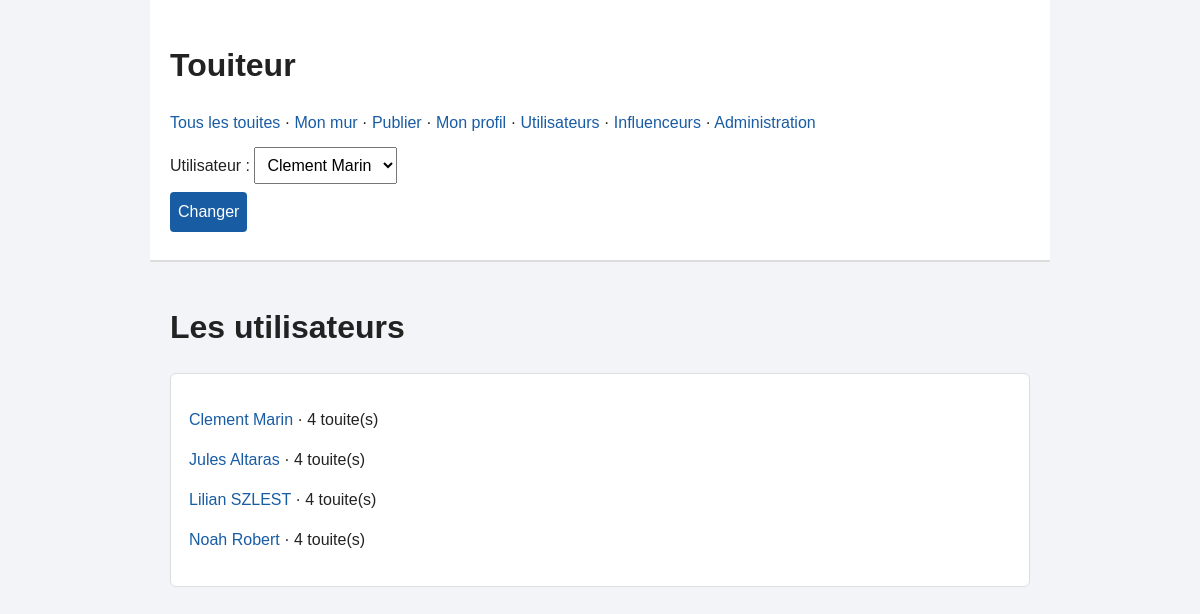
/?action=users, run on the app's committed database.
### tables this page shows
CREATE TABLE UTILISATEUR (
    id_utilisateur INT,
    nom VARCHAR(50),
    prenom VARCHAR(50),
    email VARCHAR(100),
    nb_touites INT DEFAULT 0,

    CONSTRAINT pk_utilisateur PRIMARY KEY (id_utilisateur),
    CONSTRAINT uq_utilisateur_email UNIQUE (email)
);

### index.php (called while the page is built, shortened)
<?php
$dispatcher = new Dispatcher();
$dispatcher->run();

### classes/config/Connexion.php (called while the page is built, shortened)
<?php
class Connexion
{
    private static ?\PDO $pdo = null;
    public static function obtenir(): ?\PDO
    {
        if (self::$pdo !== null) {
            return self::$pdo;
        }
        $config = parse_ini_file(__DIR__ . '/touiteur.ini');
        $dsn = 'mysql:host=' . $config['host'] . ';port=' . $config['port'];
        $dsn .= ';dbname=' . $config['database'] . ';charset=utf8mb4';
        try {
            $pdo = new \PDO($dsn, $config['username'], $config['password']);
            $pdo->setAttribute(\PDO::ATTR_ERRMODE, \PDO::ERRMODE_EXCEPTION);
            $pdo->setAttribute(\PDO::ATTR_DEFAULT_FETCH_MODE, \PDO::FETCH_ASSOC);
            foreach (['TAG', 'IMAGE', 'SUIVRE', 'ABONNEMENT_TAG', 'TOUITE_TAG'] as $table) {
                $pdo->query('SELECT * FROM ' . $table . ' LIMIT 1');
            }
            $pdo->query('SELECT * FROM TOUITE LIMIT 1');
            $pdo->exec("SET time_zone = '" . date('P') . "'");
            self::$pdo = $pdo;
            return $pdo;
        } catch (\PDOException $e) {
            die('Erreur BDD : ' . htmlspecialchars($e->getMessage()));
        }
    }
}

### classes/repository/Repository.php (called while the page is built, shortened)
<?php
class Repository
{
    public function __construct()
    {
        $this->pdo = Connexion::obtenir();
    }
}

### classes/repository/UtilisateurRepository.php (called while the page is built, shortened)
<?php
class UtilisateurRepository extends Repository {
    public function tous(): array {
        $sql     = 'SELECT id_utilisateur FROM UTILISATEUR ORDER BY prenom, nom';
        $requete = $this->pdo->prepare($sql);
        $requete->execute();
        $lignes = $requete->fetchAll();
        $resultat = [];
        foreach ($lignes as $ligne) {
            $resultat[] = $this->trouver($ligne['id_utilisateur']);
        }
        return $resultat;
    }
    public function trouver(int $id): Utilisateur {
        $sql     = 'SELECT * FROM UTILISATEUR WHERE id_utilisateur = ?';
        $requete = $this->pdo->prepare($sql);
        $requete->execute([$id]);
        $ligne = $requete->fetch();
        return new Utilisateur($id, (string) $ligne['nom'], (string) $ligne['prenom'],
        (string) $ligne['email'], (int) $ligne['nb_touites']);
    }
}

### classes/classes principales/Utilisateur.php (called while the page is built, shortened)
<?php
class Utilisateur
{
    public string $nom;
    public string $prenom;
    public function __construct(int $id, string $nom, string $prenom, string $email, int $nbTouites)
    {
        $this->id = $id;
        $this->nom = $nom;
        $this->prenom = $prenom;
        $this->nbTouites = $nbTouites;
    }
    public function nomComplet(): string
    {
        return $this->prenom . " " . $this->nom;
    }
}

### classes/action/ListerUtilisateursAction.php (the view, shortened to what this page needs)
<?php
class ListerUtilisateursAction extends Action {
    public function execute(): string {
        $repo         = new UtilisateurRepository();
        $utilisateurs = $repo->tous();
        $html         = '<h1>Les utilisateurs</h1>
            <section class="card">';
        foreach ($utilisateurs as $u) {
            $html .= '<p>
                <a href="?action=author&id=' . $u->id . '">' . htmlspecialchars($u->nomComplet()) . '</a>';
                $html .= ' · ' . $u->nbTouites . ' touite(s)
                    </p>';
            }
            return $html . '
                </section>';
        }
    }

### CSS/style.css (style rules this page uses)
* { box-sizing: border-box; }
body { margin: 0; background: #f2f4f7; color: #222; font-family: Arial, sans-serif; line-height: 1.5; }
a { color: #185ca4; text-decoration: none; }
.card, table { background: white; padding: 18px; margin: 16px 0; border: 1px solid #ddd; border-radius: 6px; }

### data on the page
utilisateur: $u->nomComplet() "Clement Marin", nb_touites "4"
utilisateur: $u->nomComplet() "Jules Altaras", nb_touites "4"
utilisateur: $u->nomComplet() "Lilian SZLEST", nb_touites "4"
utilisateur: $u->nomComplet() "Noah Robert", nb_touites "4"

### other printed values
form field user_id "Clement Marin"
